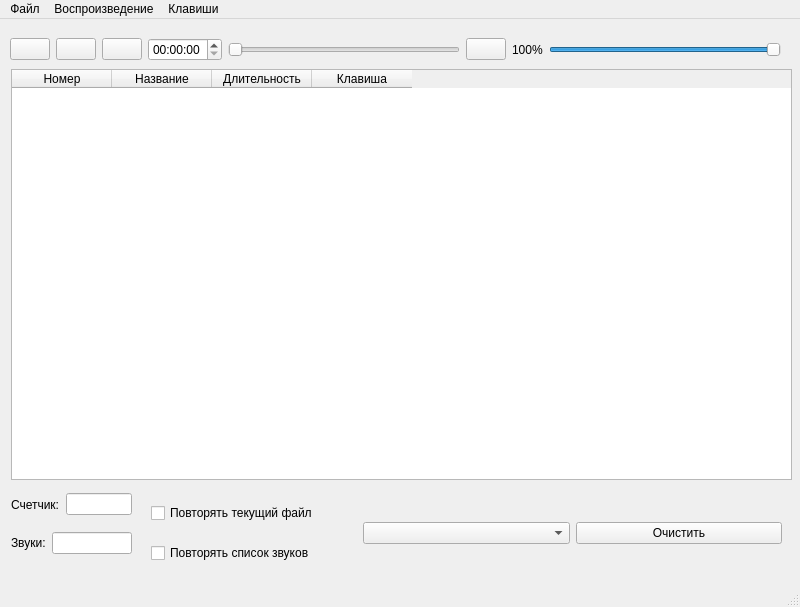
<?xml version="1.0" encoding="UTF-8"?>
<ui version="4.0">
 <class>MainWindow</class>
 <widget class="QMainWindow" name="MainWindow">
  <property name="geometry">
   <rect>
    <x>0</x>
    <y>0</y>
    <width>800</width>
    <height>607</height>
   </rect>
  </property>
  <property name="windowTitle">
   <string>Soundpad</string>
  </property>
  <widget class="QWidget" name="centralwidget">
   <widget class="QWidget" name="horizontalLayoutWidget">
    <property name="geometry">
     <rect>
      <x>10</x>
      <y>10</y>
      <width>771</width>
      <height>41</height>
     </rect>
    </property>
    <layout class="QHBoxLayout" name="horizontalLayout">
     <item>
      <widget class="QPushButton" name="reproductionButton">
       <property name="text">
        <string/>
       </property>
      </widget>
     </item>
     <item>
      <widget class="QPushButton" name="suspend_resumeButton">
       <property name="text">
        <string/>
       </property>
      </widget>
     </item>
     <item>
      <widget class="QPushButton" name="stopButton">
       <property name="text">
        <string/>
       </property>
      </widget>
     </item>
     <item>
      <widget class="QTimeEdit" name="progressTimeEdit"/>
     </item>
     <item>
      <widget class="QSlider" name="progressSlider">
       <property name="maximum">
        <number>100</number>
       </property>
       <property name="pageStep">
        <number>1</number>
       </property>
       <property name="orientation">
        <enum>Qt::Orientation::Horizontal</enum>
       </property>
      </widget>
     </item>
     <item>
      <widget class="QPushButton" name="muteButton">
       <property name="text">
        <string/>
       </property>
      </widget>
     </item>
     <item>
      <widget class="QLabel" name="volume">
       <property name="text">
        <string>100%</string>
       </property>
      </widget>
     </item>
     <item>
      <widget class="QSlider" name="volumeSlider">
       <property name="minimum">
        <number>0</number>
       </property>
       <property name="maximum">
        <number>1000</number>
       </property>
       <property name="pageStep">
        <number>1</number>
       </property>
       <property name="value">
        <number>1000</number>
       </property>
       <property name="orientation">
        <enum>Qt::Orientation::Horizontal</enum>
       </property>
      </widget>
     </item>
    </layout>
   </widget>
   <widget class="QWidget" name="horizontalLayoutWidget_2">
    <property name="geometry">
     <rect>
      <x>11</x>
      <y>470</y>
      <width>121</width>
      <height>31</height>
     </rect>
    </property>
    <layout class="QHBoxLayout" name="horizontalLayout_2">
     <item>
      <widget class="QLabel" name="counterLabel">
       <property name="text">
        <string>Счетчик:</string>
       </property>
      </widget>
     </item>
     <item>
      <widget class="QLineEdit" name="counter"/>
     </item>
    </layout>
   </widget>
   <widget class="QTableWidget" name="tableWidget">
    <property name="geometry">
     <rect>
      <x>11</x>
      <y>50</y>
      <width>781</width>
      <height>411</height>
     </rect>
    </property>
    <property name="rowCount">
     <number>0</number>
    </property>
    <property name="columnCount">
     <number>4</number>
    </property>
    <column>
     <property name="text">
      <string>Номер</string>
     </property>
    </column>
    <column>
     <property name="text">
      <string>Название</string>
     </property>
    </column>
    <column>
     <property name="text">
      <string>Длительность</string>
     </property>
    </column>
    <column>
     <property name="text">
      <string>Клавиша</string>
     </property>
    </column>
   </widget>
   <widget class="QWidget" name="horizontalLayoutWidget_3">
    <property name="geometry">
     <rect>
      <x>11</x>
      <y>510</y>
      <width>121</width>
      <height>28</height>
     </rect>
    </property>
    <layout class="QHBoxLayout" name="horizontalLayout_3">
     <item>
      <widget class="QLabel" name="soundsLabel">
       <property name="text">
        <string>Звуки:</string>
       </property>
      </widget>
     </item>
     <item>
      <widget class="QLineEdit" name="numberOfSounds"/>
     </item>
    </layout>
   </widget>
   <widget class="QWidget" name="horizontalLayoutWidget_5">
    <property name="geometry">
     <rect>
      <x>151</x>
      <y>470</y>
      <width>631</width>
      <height>88</height>
     </rect>
    </property>
    <layout class="QHBoxLayout" name="horizontalLayout_5">
     <item>
      <layout class="QVBoxLayout" name="verticalLayout">
       <item>
        <widget class="QCheckBox" name="repeat_current">
         <property name="text">
          <string>Повторять текущий файл</string>
         </property>
        </widget>
       </item>
       <item>
        <widget class="QCheckBox" name="repeat_list">
         <property name="text">
          <string>Повторять список звуков</string>
         </property>
        </widget>
       </item>
      </layout>
     </item>
     <item>
      <layout class="QHBoxLayout" name="horizontalLayout_4">
       <item>
        <widget class="QComboBox" name="reproduction_device"/>
       </item>
      </layout>
     </item>
     <item>
      <widget class="QPushButton" name="deleteButton">
       <property name="text">
        <string>Очистить</string>
       </property>
      </widget>
     </item>
    </layout>
   </widget>
  </widget>
  <widget class="QMenuBar" name="menubar">
   <property name="geometry">
    <rect>
     <x>0</x>
     <y>0</y>
     <width>800</width>
     <height>33</height>
    </rect>
   </property>
   <widget class="QMenu" name="menuFile">
    <property name="title">
     <string>Файл</string>
    </property>
    <addaction name="addSound"/>
    <addaction name="separator"/>
    <addaction name="exit"/>
   </widget>
   <widget class="QMenu" name="menuReproduction">
    <property name="title">
     <string>Воспроизведение</string>
    </property>
    <addaction name="reproduction_cur"/>
    <addaction name="stop"/>
    <addaction name="pause_resume"/>
    <addaction name="separator"/>
    <addaction name="reproductionRandom"/>
   </widget>
   <widget class="QMenu" name="menuKeys">
    <property name="title">
     <string>Клавиши</string>
    </property>
    <addaction name="addKey"/>
    <addaction name="deleteKey"/>
   </widget>
   <addaction name="menuFile"/>
   <addaction name="menuReproduction"/>
   <addaction name="menuKeys"/>
  </widget>
  <widget class="QStatusBar" name="statusbar"/>
  <action name="addSound">
   <property name="text">
    <string>Добавить</string>
   </property>
  </action>
  <action name="exit">
   <property name="text">
    <string>Выход</string>
   </property>
  </action>
  <action name="reproduction_cur">
   <property name="text">
    <string>Воспроизвести файл</string>
   </property>
  </action>
  <action name="stop">
   <property name="text">
    <string>Стоп</string>
   </property>
  </action>
  <action name="pause_resume">
   <property name="text">
    <string>Приостановить(возобновить)</string>
   </property>
  </action>
  <action name="reproductionRandom">
   <property name="text">
    <string>Воспроизвести случайный файл</string>
   </property>
  </action>
  <action name="addKey">
   <property name="text">
    <string>Добавить клавишу</string>
   </property>
  </action>
  <action name="deleteKey">
   <property name="text">
    <string>Очистить клавишу</string>
   </property>
  </action>
 </widget>
 <resources/>
 <connections/>
</ui>
